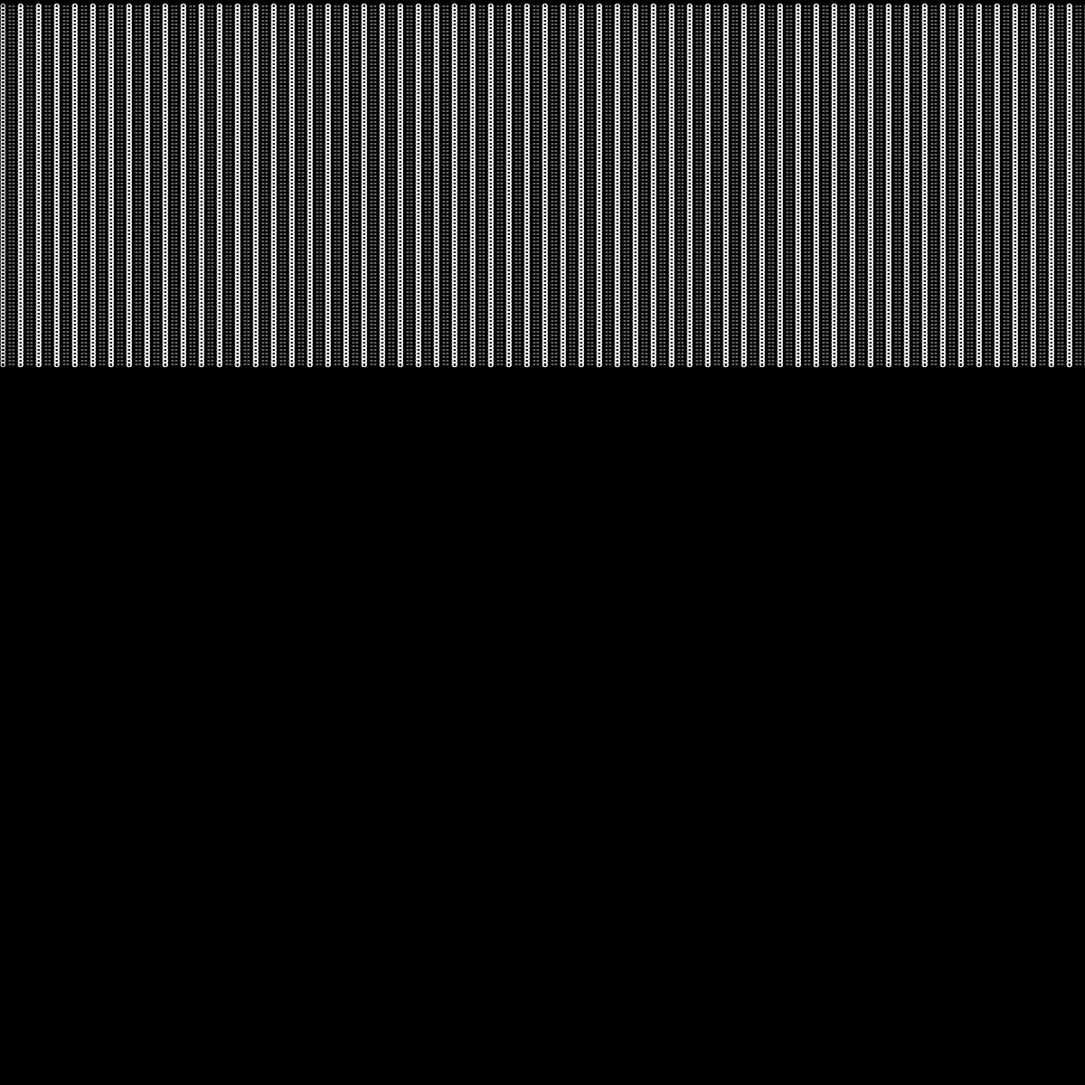
Frame 1 (no input)
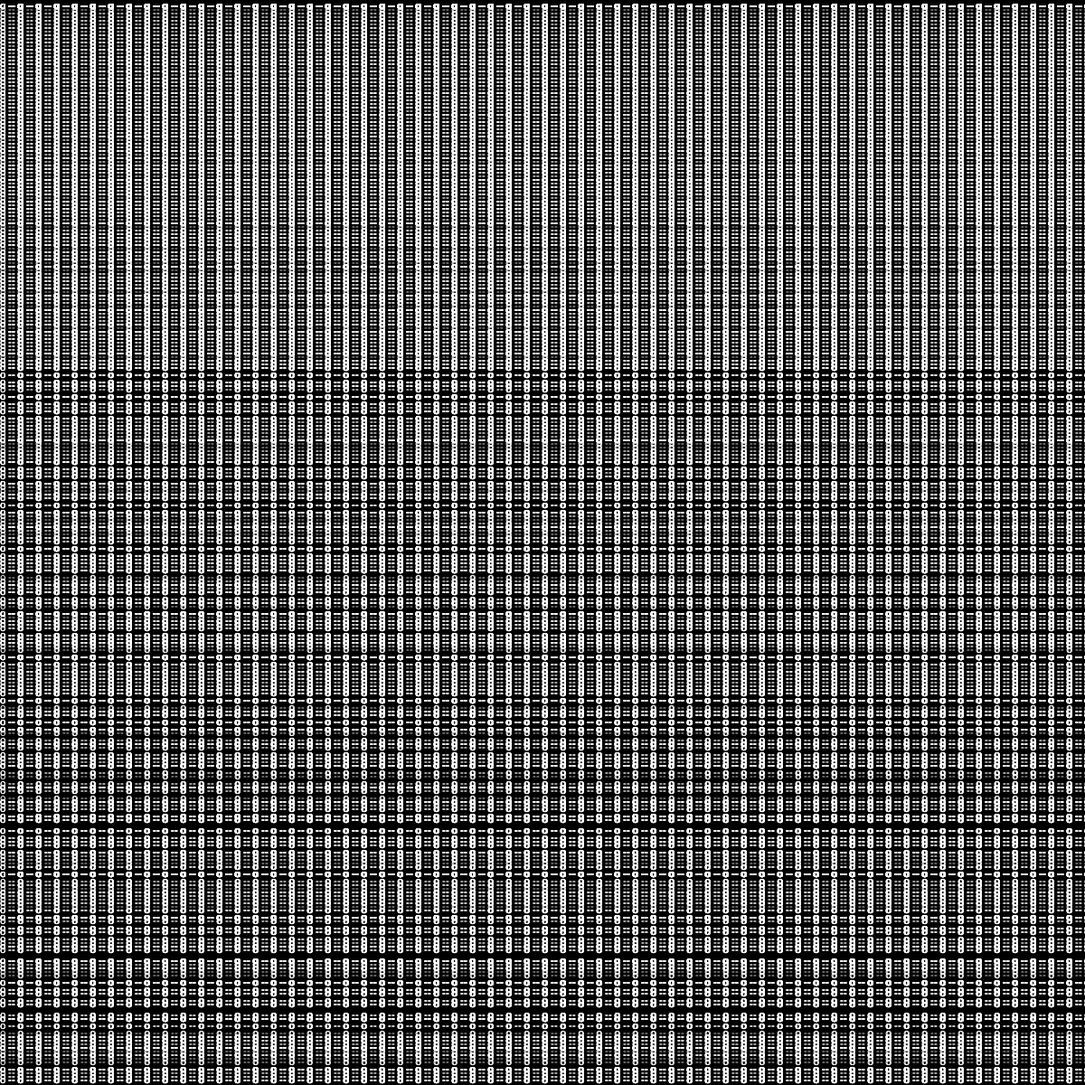
Frame 60 (the mouse pressed at the canvas centre just before this capture)
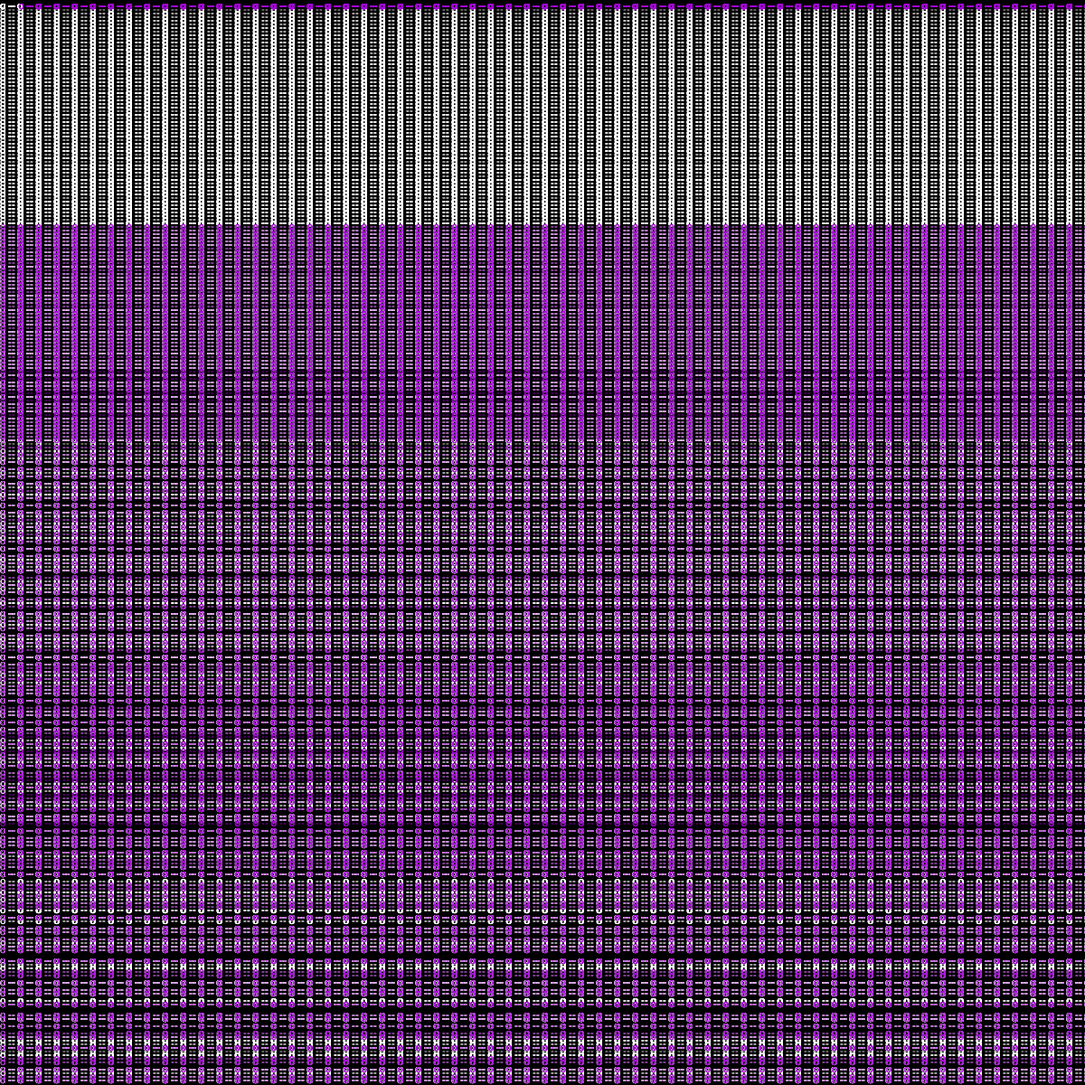
Frame 120 (the mouse held since frame 60 and released just before this capture)

The Processing sketch that drew these frames (run headless with seeded random() and noise(); from frame 60 on, the mouse is pressed at the canvas centre):

// Processing sketch: homework_5
// ── homework_5.pde
void setup(){
  size(1200,1200);
  background(0);
  
}

void draw(){ /*professor Kourtney*/
  textSize(12);
  fill(255);
  for(int i=0; i<600; i++){
     for (int j=0; j<400; j++){
       if(j % 4 == 0){
         text("o -- o", i*20, j*frameCount + 10);
       
       float dist = dist(mouseX, mouseY, i, j);
       if (dist > 500){
         fill(161,4,211);
       }else{
         fill(255);
         
         
       }
     }
  }
}

}
